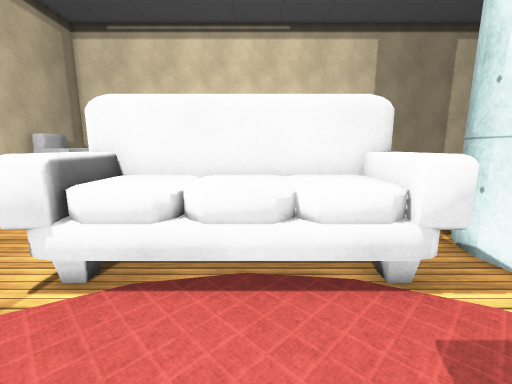
[1] (above)

23 first-person views from a walk through a scene from a Unity 3-D project. The camera is 1.3 m above the floor, tilts 10° down and sees 90° across. Doors are open. The floor is counted in squares, 0.5 m on a side. Each view is taken from the middle of a square. On the plan, view 1 faces up. The plan holds only what a view shows up to about 18 squares ahead; the rest is blank. The place goes on beyond the plan. The player character is not drawn. Some surface patterns are stand-ins.

[2]
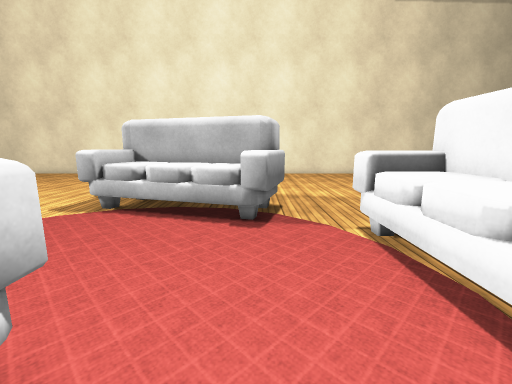

[3]
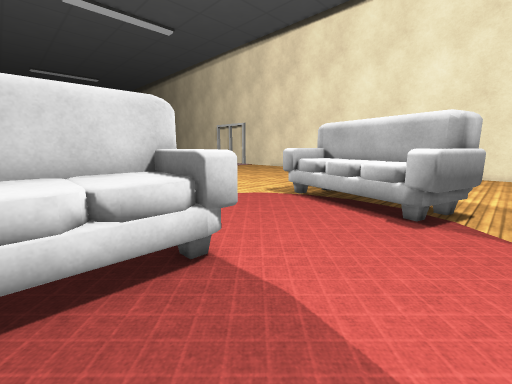

[4]
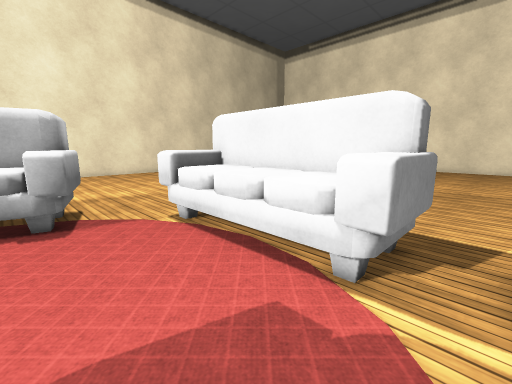

[5]
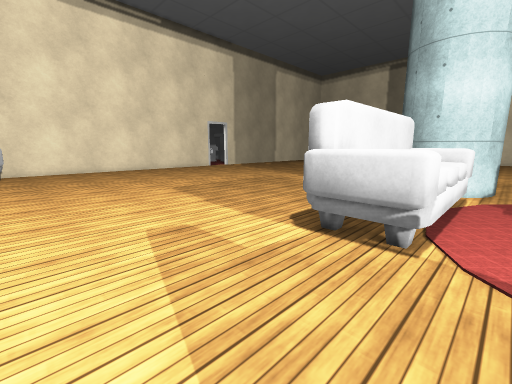

[6]
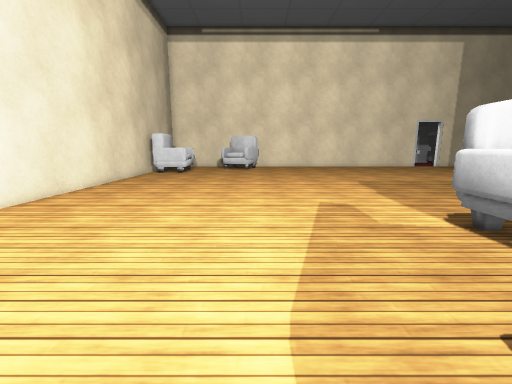

[7]
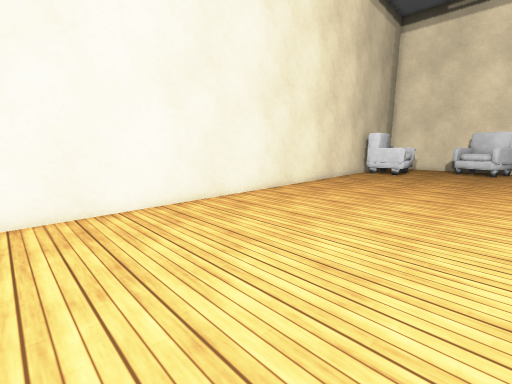

[8]
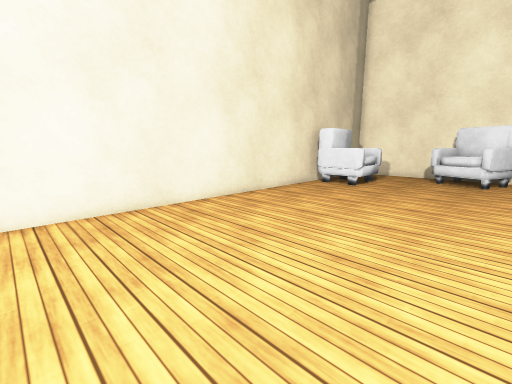

[9]
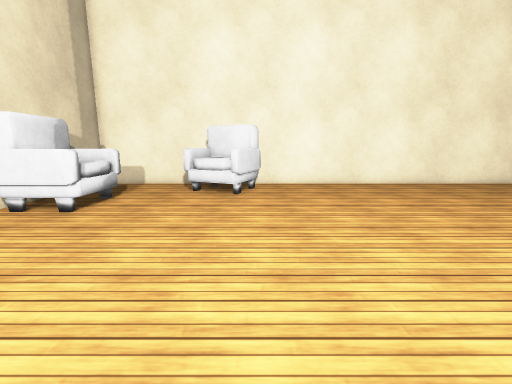

[10]
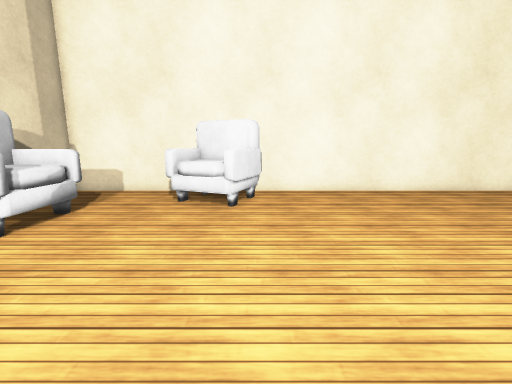

[11]
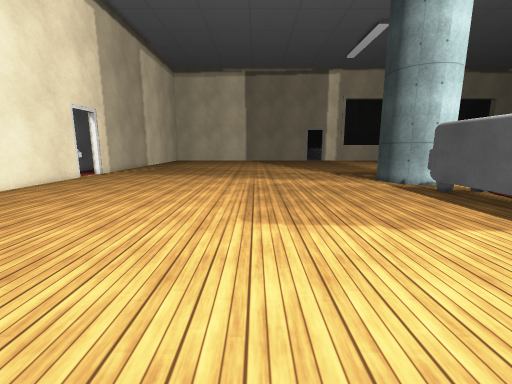

[12]
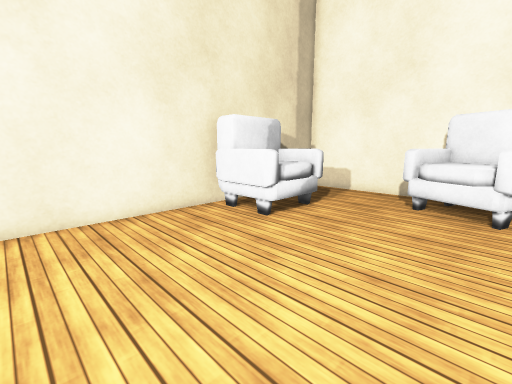

[13]
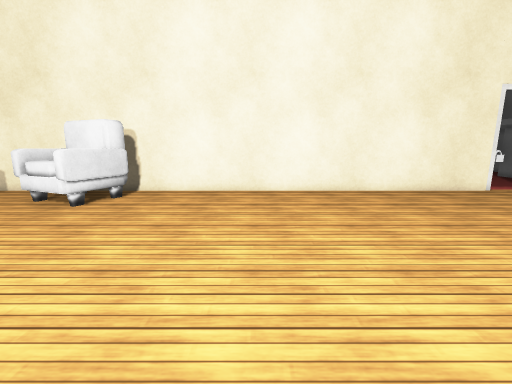

[14]
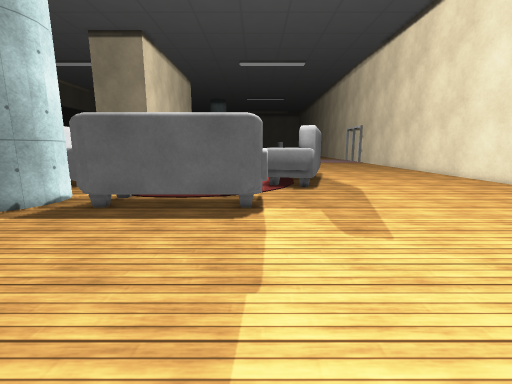

[15]
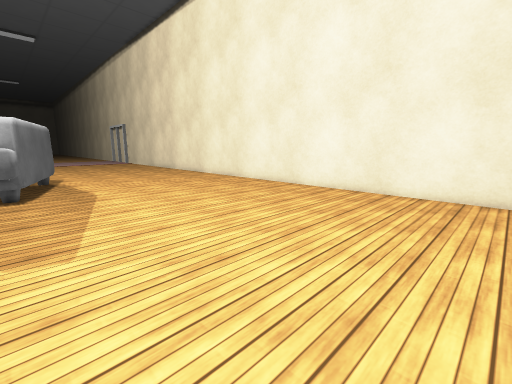

[16]
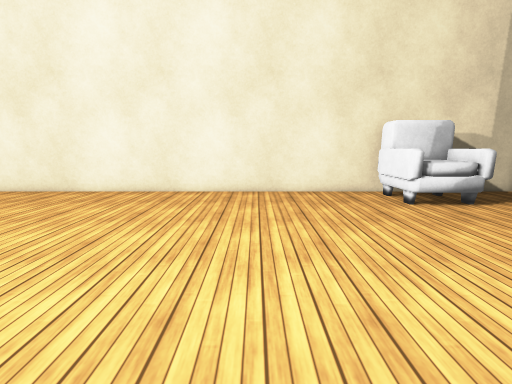

[17]
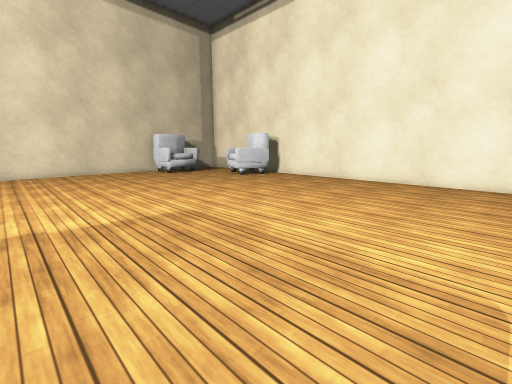

[18]
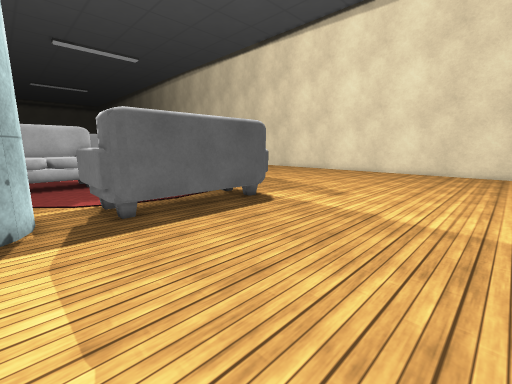

[19]
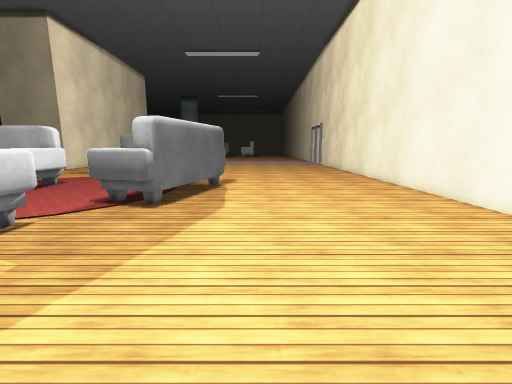

[20]
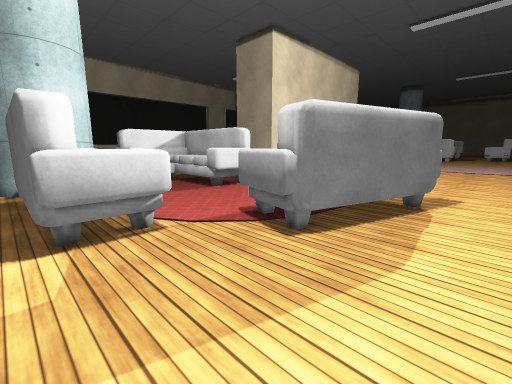

[21]
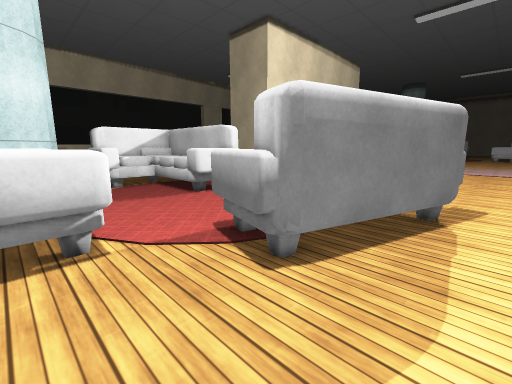

[22]
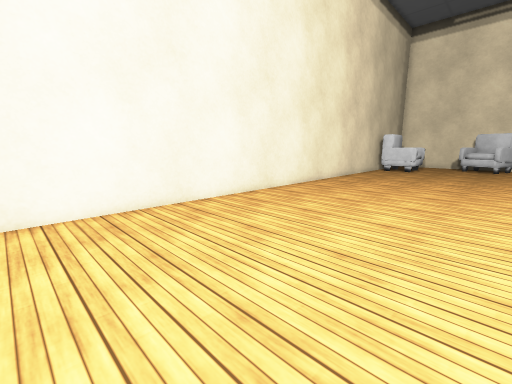

[23]
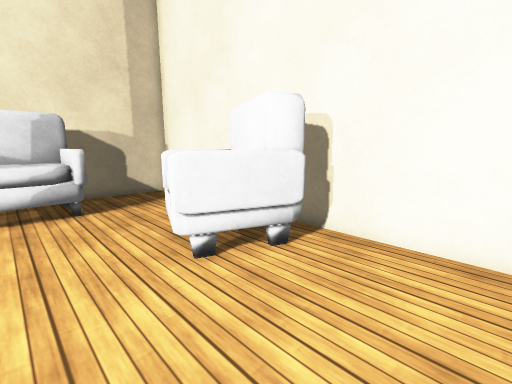

### Floor plan
Points are (right, up) in squares from view 1. A wall is a line through its corners. A room is listed if a view was taken in it or the views show most of it. See-through windows are left out.
Room 1 (views 1, 2, 3, 4)
walls: (6.5, 3.9) (5.8, 4.5) (5.5, 5.1) (5.4, 5.9)
ways out: opening at (-5.7, 4) to room 2; gap at (5, 6) to room 2
objects: other object (-10, -5) to (-4, 2); other object (-5, 4) to (4, 8); other object (1, -5) to (6, -1); other object (6, -1) to (6, 1)
Room 2 (views 5, 6, 7, 8, 9, 10, 11, 12, 13, 14, 15, 16, 17, 18, 19, 20, 21, 22, 23)
walls: (-21.9, 25.9) (-21.9, -5.4); (5.4, 5.9) (5.5, 6.7) (5.9, 7.4) (6.5, 8); (-14.2, 33.2) (-21.9, 33.2) (-21.9, 28.4); (6.5, 33.2) (-12, 33.2)
ways out: opening at (-5.7, 4) to room 1; gap at (5, 6) to room 1
objects: other object (-21, 25) to (-18, 28); other object (-15, 29) to (-11, 32)

Where each view was taken, in squares from view 1:
view 1: 0 up, 0 right, facing up
view 2: 1 up, 4 right, facing left
view 3: 3 up, 5 right, facing down-left
view 4: 0 up, 5 right, facing up-left
view 5: 3 up, 11 left, facing up-right
view 6: 1 down, 11 left, facing up
view 7: 1 down, 11 left, facing up-left
view 8: 8 up, 11 left, facing up-left
view 9: 15 up, 11 left, facing up
view 10: 18 up, 11 left, facing up
view 11: 18 up, 12 left, facing right
view 12: 18 up, 12 left, facing up-left
view 13: 18 up, 4 left, facing up
view 14: 18 up, 4 left, facing down
view 15: 18 up, 7 left, facing down-left
view 16: 18 up, 7 left, facing left
view 17: 13 up, 6 right, facing up-left
view 18: 17 up, 6 right, facing down-left
view 19: 13 up, 12 left, facing down
view 20: 8 up, 12 left, facing down-right
view 21: 6 up, 11 left, facing down-right
view 22: 5 down, 11 left, facing up-left
view 23: 26 up, 7 left, facing up-left
